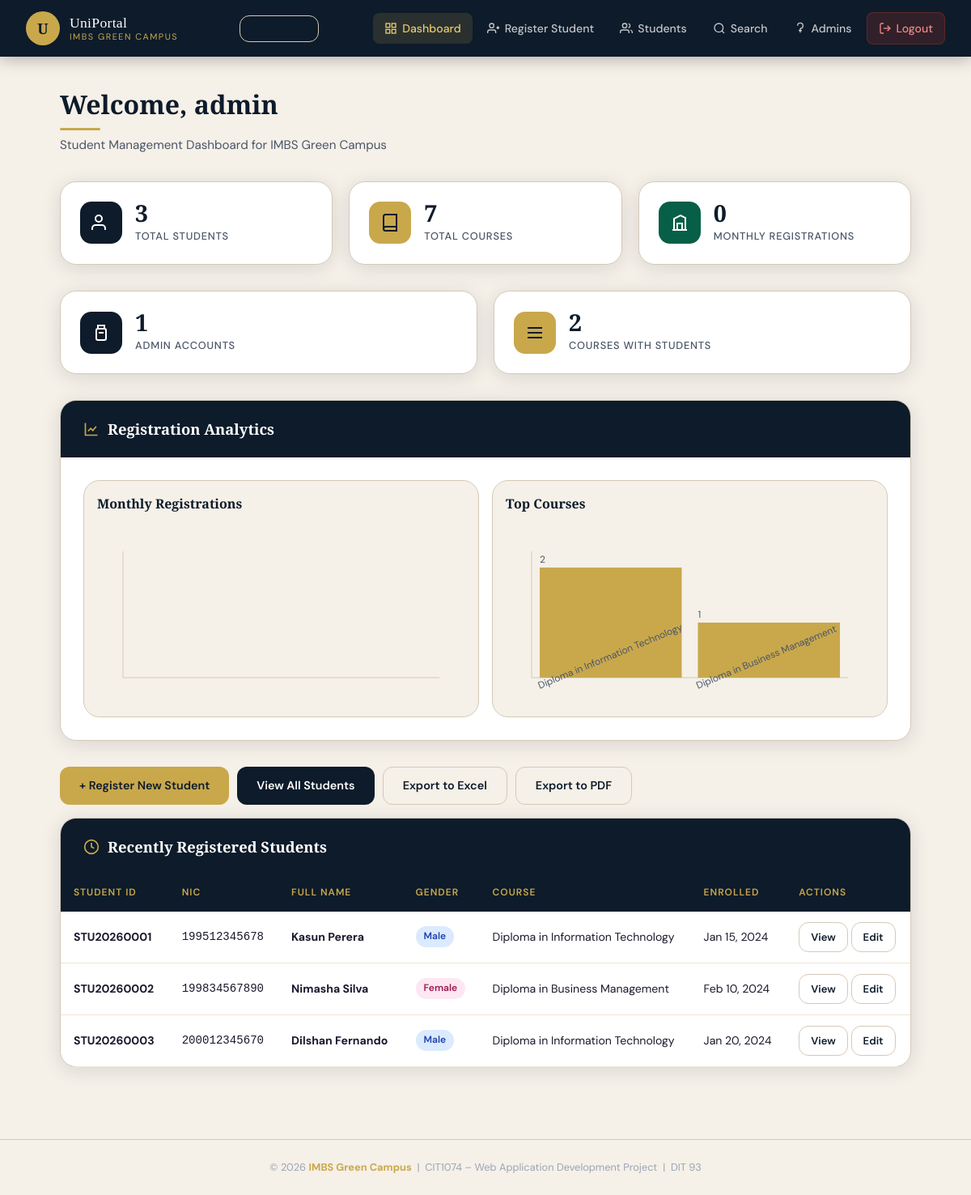
The app's page /dashboard.php (signed in) with its own data.
### tables this page shows
CREATE TABLE IF NOT EXISTS students (
    id INT AUTO_INCREMENT PRIMARY KEY,
    student_id VARCHAR(30) NOT NULL UNIQUE,
    nic VARCHAR(20) NOT NULL UNIQUE COMMENT 'National Identity Card - Primary Key',
    full_name VARCHAR(100) NOT NULL,
    gender ENUM('Male', 'Female', 'Other') NOT NULL,
    address TEXT NOT NULL,
    phone VARCHAR(15) NOT NULL,
    email VARCHAR(100) NOT NULL UNIQUE,
    course VARCHAR(100) NOT NULL,
    photo_path VARCHAR(255) DEFAULT NULL,
    enrolled_date DATE NOT NULL,
    created_at TIMESTAMP DEFAULT CURRENT_TIMESTAMP,
    updated_at TIMESTAMP DEFAULT CURRENT_TIMESTAMP ON UPDATE CURRENT_TIMESTAMP
);

### includes/bootstrap.php (called while the page is built, shortened)
<?php
if (!function_exists('e')) {
    function e($value): string
    {
        return htmlspecialchars((string) $value, ENT_QUOTES, 'UTF-8');
    }
}

### dashboard.php (the view, shortened to what this page needs)
<?php
require_once 'includes/db.php';
require_once 'includes/header.php';
$total_students = (int) ($conn->query('SELECT COUNT(*) AS c FROM students')->fetch_assoc()['c'] ?? 0);
$total_courses = 0;
if (table_exists($conn, 'courses')) {
    $course_count_result = $conn->query('SELECT COUNT(*) AS c FROM courses WHERE is_active = 1');
    if ($course_count_result instanceof mysqli_result) {
        $total_courses = (int) ($course_count_result->fetch_assoc()['c'] ?? 0);
    }
}
$this_month = (int) ($conn->query('SELECT COUNT(*) AS c FROM students WHERE YEAR(enrolled_date) = YEAR(CURDATE()) AND MONTH(enrolled_date) = MONTH(CURDATE())')->fetch_assoc()['c'] ?? 0);
$total_admins = (int) ($conn->query('SELECT COUNT(*) AS c FROM admins')->fetch_assoc()['c'] ?? 0);
$recent = $conn->query('SELECT * FROM students ORDER BY created_at DESC LIMIT 5');
$course_rows = [];
$course_query = $conn->query('SELECT course, COUNT(*) AS total FROM students GROUP BY course ORDER BY total DESC LIMIT 5');
if ($course_query instanceof mysqli_result) {
    while ($row = $course_query->fetch_assoc()) {
        $course_rows[] = $row;
    }
}
$month_labels = [];
$month_values = [];
$course_labels = [];
$course_values = [];
foreach ($course_rows as $row) {
    $course_labels[] = $row['course'];
    $course_values[] = (int) $row['total'];
}
$chart_payload = [
    'monthLabels' => $month_labels,
    'monthValues' => $month_values,
    'courseLabels' => $course_labels,
    'courseValues' => $course_values,
];
?>
<div class="page-wrapper">
    <div class="page-header fade-in">
        <h1>Welcome, <?= e($_SESSION['admin_name']) ?></h1>
        <div class="gold-line"></div>
        <p>Student Management Dashboard for IMBS Green Campus</p>
    </div>
    <div class="stats-grid fade-in fade-in-delay-1">
        <div class="stat-card">
            <div class="stat-icon navy">
                <svg xmlns="http://www.w3.org/2000/svg" viewBox="0 0 24 24" fill="none" stroke="currentColor" stroke-width="2"><path d="M17 21v-2a4 4 0 0 0-4-4H5a4 4 0 0 0-4 4v2"/><circle cx="9" cy="7" r="4"/></svg>
            </div>
            <div class="stat-info">
                <h3><?= $total_students ?></h3>
                <p>Total Students</p>
            </div>
        </div>
        <div class="stat-card">
            <div class="stat-icon gold">
                <svg xmlns="http://www.w3.org/2000/svg" viewBox="0 0 24 24" fill="none" stroke="currentColor" stroke-width="2"><path d="M4 19.5A2.5 2.5 0 0 1 6.5 17H20"/><path d="M6.5 2H20v20H6.5A2.5 2.5 0 0 1 4 19.5v-15A2.5 2.5 0 0 1 6.5 2Z"/></svg>
            </div>
            <div class="stat-info">
                <h3><?= $total_courses ?></h3>
                <p>Total Courses</p>
            </div>
        </div>
        <div class="stat-card">
            <div class="stat-icon green">
                <svg xmlns="http://www.w3.org/2000/svg" viewBox="0 0 24 24" fill="none" stroke="currentColor" stroke-width="2"><path d="M3 21h18"/><path d="M5 21V7l8-4 6 3v15"/><path d="M9 21v-8h6v8"/></svg>
            </div>
            <div class="stat-info">
                <h3><?= $this_month ?></h3>
                <p>Monthly Registrations</p>
            </div>
        </div>
    </div>
    <div class="stats-grid fade-in fade-in-delay-2" style="grid-template-columns:repeat(2,1fr);">
        <div class="stat-card">
            <div class="stat-icon navy">
                <svg xmlns="http://www.w3.org/2000/svg" viewBox="0 0 24 24" fill="none" stroke="currentColor" stroke-width="2"><path d="M8 7V3h8v4"/><rect x="6" y="7" width="12" height="14" rx="2"/><path d="M9 12h6"/></svg>
            </div>
            <div class="stat-info">
                <h3><?= $total_admins ?></h3>
                <p>Admin Accounts</p>
            </div>
        </div>
        <div class="stat-card">
            <div class="stat-icon gold">
                <svg xmlns="http://www.w3.org/2000/svg" viewBox="0 0 24 24" fill="none" stroke="currentColor" stroke-width="2"><path d="M3 6h18"/><path d="M3 12h18"/><path d="M3 18h18"/></svg>
            </div>
            <div class="stat-info">
                <h3><?= count($course_rows) ?></h3>
                <p>Courses with Students</p>
            </div>
        </div>
    </div>
    <div class="card fade-in fade-in-delay-2" style="margin-bottom:2rem;">
        <div class="card-header">
            <svg xmlns="http://www.w3.org/2000/svg" width="20" height="20" viewBox="0 0 24 24" fill="none" stroke="currentColor" stroke-width="2"><path d="M3 3v18h18"/><path d="M7 15l4-4 3 3 5-6"/></svg>
            <h2>Registration Analytics</h2>
        </div>
        <div class="card-body">
            <div class="chart-grid">
                <div class="chart-card">
                    <h3>Monthly Registrations</h3>
                    <canvas id="registrationsChart" height="220"></canvas>
                </div>
                <div class="chart-card">
                    <h3>Top Courses</h3>
                    <canvas id="coursesChart" height="220"></canvas>
                </div>
            </div>
        </div>
    </div>
    <div style="display:flex; gap:10px; margin-bottom:1rem; flex-wrap:wrap;">
        <a href="register.php" class="btn btn-gold">+ Register New Student</a>
        <a href="students.php" class="btn btn-primary">View All Students</a>
        <a href="export_students.php?format=csv" class="btn btn-outline">Export to Excel</a>
        <a href="export_students.php?format=pdf" class="btn btn-outline">Export to PDF</a>
    </div>
    <div class="card fade-in fade-in-delay-3">
        <div class="card-header">
            <svg xmlns="http://www.w3.org/2000/svg" width="20" height="20" viewBox="0 0 24 24" fill="none" stroke="currentColor" stroke-width="2"><circle cx="12" cy="12" r="10"/><polyline points="12 6 12 12 16 14"/></svg>
            <h2>Recently Registered Students</h2>
        </div>
        <div class="card-body" style="padding:0;">
            <div class="table-wrapper">
                <table>
                    <thead>
                        <tr>
                            <th>Student ID</th>
                            <th>NIC</th>
                            <th>Full Name</th>
                            <th>Gender</th>
                            <th>Course</th>
                            <th>Enrolled</th>
                            <th>Actions</th>
                        </tr>
                    </thead>
                    <tbody>
                        <?php if ($recent && $recent->num_rows > 0): ?>
                            <?php while ($s = $recent->fetch_assoc()): ?>
                                <tr>
                                    <td><strong><?= e($s['student_id']) ?></strong></td>
                                    <td><code><?= e($s['nic']) ?></code></td>
                                    <td><strong><?= e($s['full_name']) ?></strong></td>
                                    <td><span class="badge badge-<?= strtolower($s['gender']) ?>"><?= e($s['gender']) ?></span></td>
                                    <td><?= e($s['course']) ?></td>
                                    <td><?= date('M d, Y', strtotime($s['enrolled_date'])) ?></td>
                                    <td>
                                        <a href="students.php?view=<?= urlencode($s['nic']) ?>" class="btn btn-outline btn-sm">View</a>
                                        <a href="students.php?edit=<?= urlencode($s['nic']) ?>" class="btn btn-outline btn-sm">Edit</a>
                                    </td>
                                </tr>
                            <?php endwhile; ?>
                        <?php endif; ?>
                    </tbody>
                </table>
            </div>
        </div>
    </div>
</div>
<script>
const dashboardData = <?= json_encode($chart_payload, JSON_HEX_TAG | JSON_HEX_AMP | JSON_HEX_APOS | JSON_HEX_QUOT) ?>;
function drawBarChart(canvasId, labels, values, color) {
    const canvas = document.getElementById(canvasId);
    if (!canvas || !canvas.getContext) {
        return;
    }
    const context = canvas.getContext('2d');
    const width = canvas.width = canvas.clientWidth;
    const height = canvas.height = canvas.getAttribute('height') || 220;
    const padding = 32;
    const chartWidth = width - padding * 2;
    const chartHeight = height - padding * 2;
    const max = Math.max(...values, 1);
    const barWidth = labels.length ? chartWidth / labels.length : chartWidth;
    context.clearRect(0, 0, width, height);
    context.fillStyle = '#f5f0e8';
    context.fillRect(0, 0, width, height);
    context.strokeStyle = '#d4c9b8';
    context.lineWidth = 1;
    context.beginPath();
    context.moveTo(padding, padding);
    context.lineTo(padding, height - padding);
    context.lineTo(width - padding, height - padding);
    context.stroke();
    context.font = '12px DM Sans, sans-serif';
    context.fillStyle = '#4a5568';
    labels.forEach((label, index) => {
        const value = values[index] || 0;
        const barHeight = (value / max) * (chartHeight - 20);
        const x = padding + index * barWidth + 10;
        const y = height - padding - barHeight;
        context.fillStyle = color;
        context.fillRect(x, y, Math.max(barWidth - 20, 12), barHeight);
        context.fillStyle = '#4a5568';
        context.save();
        context.translate(x, height - padding + 14);
        context.rotate(-Math.PI / 8);
        context.fillText(label, 0, 0);
        context.restore();
        context.fillText(String(value), x, y - 6);
    });
}
drawBarChart('registrationsChart', dashboardData.monthLabels, dashboardData.monthValues, '#0d1b2a');
drawBarChart('coursesChart', dashboardData.courseLabels, dashboardData.courseValues, '#c9a84c');
</script>
<?php require_once 'includes/footer.php'; ?>

### css/style.css (style rules this page uses)
:root { --navy: #0d1b2a; --navy-mid: #1b2d42; --gold: #c9a84c; --gold-light: #e8c96b; --cream: #f5f0e8; --cream-dark: #ede5d8; --white: #ffffff; --text-dark: #1a1a2e; --text-mid: #4a5568; --text-light: #9aa5b4; --success: #2e7d57; --error: #c0392b; --border: #d4c9b8; --shadow: 0 4px 24px rgba(13, 27, 42, 0.12); --shadow-lg: 0 12px 48px rgba(13, 27, 42, 0.2); --radius: 12px; --radius-lg: 20px; }
*, *::before, *::after { box-sizing: border-box; margin: 0; padding: 0; }
body { font-family: 'DM Sans', sans-serif; background: var(--cream); color: var(--text-dark); min-height: 100vh; line-height: 1.6; }
.page-wrapper { max-width: 1100px; margin: 0 auto; padding: 2.5rem 1.5rem; }
.page-header { margin-bottom: 2rem; }
.page-header h1 { font-family: 'Playfair Display', serif; font-size: 2rem; color: var(--navy); font-weight: 700; line-height: 1.2; }
.page-header p { color: var(--text-mid); margin-top: 6px; font-size: 0.95rem; }
.gold-line { width: 50px; height: 3px; background: var(--gold); border-radius: 2px; margin: 10px 0 6px; }
.card { background: var(--white); border-radius: var(--radius-lg); box-shadow: var(--shadow); border: 1px solid var(--border); overflow: hidden; }
.card-header { background: var(--navy); padding: 1.25rem 1.75rem; display: flex; align-items: center; gap: 10px; }
.card-header h2 { font-family: 'Playfair Display', serif; color: var(--white); font-size: 1.15rem; font-weight: 600; }
.card-header svg { color: var(--gold); }
.card-body { padding: 1.75rem; }
.btn { display: inline-flex; align-items: center; gap: 8px; padding: 11px 24px; border: none; border-radius: var(--radius); font-family: 'DM Sans', sans-serif; font-size: 0.9rem; font-weight: 600; cursor: pointer; text-decoration: none; transition: all 0.2s; }
.btn-primary { background: var(--navy); color: var(--white); }
.btn-gold { background: var(--gold); color: var(--navy); }
.btn-outline { background: transparent; color: var(--navy); border: 1.5px solid var(--border); }
.btn-sm { padding: 7px 14px; font-size: 0.82rem; }
.table-wrapper { overflow-x: auto; }
table { width: 100%; border-collapse: collapse; font-size: 0.88rem; }
thead tr { background: var(--navy); }
thead th { padding: 13px 16px; text-align: left; color: var(--gold); font-size: 0.75rem; font-weight: 600; text-transform: uppercase; letter-spacing: 1px; white-space: nowrap; }
tbody tr { border-bottom: 1px solid var(--cream-dark); transition: background 0.15s; }
tbody td { padding: 13px 16px; color: var(--text-dark); vertical-align: middle; }
.badge { display: inline-block; padding: 3px 10px; border-radius: 20px; font-size: 0.75rem; font-weight: 600; }
.badge-male { background: #dbeafe; color: #1e40af; }
.badge-female { background: #fce7f3; color: #9d174d; }
.stats-grid { display: grid; grid-template-columns: repeat(3, 1fr); gap: 1.25rem; margin-bottom: 2rem; }
.stat-card { background: var(--white); border-radius: var(--radius-lg); padding: 1.5rem; border: 1px solid var(--border); box-shadow: var(--shadow); display: flex; align-items: center; gap: 1rem; }
.stat-icon { width: 52px; height: 52px; border-radius: 14px; display: flex; align-items: center; justify-content: center; flex-shrink: 0; }
.stat-icon.navy { background: var(--navy); }
.stat-icon.gold { background: var(--gold); }
.stat-icon.green { background: #065f46; }
.stat-icon svg { width: 24px; height: 24px; color: white; }
.stat-icon.gold svg { color: var(--navy); }
.stat-info h3 { font-size: 1.8rem; font-weight: 700; color: var(--navy); font-family: 'Playfair Display', serif; line-height: 1; }
.stat-info p { font-size: 0.8rem; color: var(--text-mid); text-transform: uppercase; letter-spacing: 0.8px; margin-top: 4px; font-weight: 500; }
.chart-grid { display: grid; grid-template-columns: repeat(2, minmax(0, 1fr)); gap: 1rem; }
.chart-card { background: var(--cream); border: 1px solid var(--border); border-radius: var(--radius-lg); padding: 1rem; }
.chart-card h3 { font-family: 'Playfair Display', serif; color: var(--navy); margin-bottom: 0.85rem; font-size: 1rem; }
.chart-card canvas { width: 100%; display: block; }
.fade-in { animation: fadeIn 0.4s ease forwards; }
.fade-in-delay-1 { animation-delay: 0.1s; opacity: 0; }
.fade-in-delay-2 { animation-delay: 0.2s; opacity: 0; }
.fade-in-delay-3 { animation-delay: 0.3s; opacity: 0; }

### records on screen
students: student "STU20260001", nic "199512345678", full_name "Kasun Perera", gender "Male", course "Diploma in Information Technology", enrolled_date "Jan 15, 2024"
students: student "STU20260002", nic "199834567890", full_name "Nimasha Silva", gender "Female", course "Diploma in Business Management", enrolled_date "Feb 10, 2024"
students: student "STU20260003", nic "200012345670", full_name "Dilshan Fernando", gender "Male", course "Diploma in Information Technology", enrolled_date "Jan 20, 2024"

### other values on screen
$_SESSION['admin_name'] "admin"
$total_students "3"
$total_courses "7"
$this_month "0"
$total_admins "1"
count($course_rows) "2"
